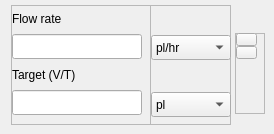
          <widget class="QWidget" name="Param2">
           <attribute name="title">
            <string>Param2</string>
           </attribute>
           <widget class="QFrame" name="frame_9">
            <property name="geometry">
             <rect>
              <x>11</x>
              <y>5</y>
              <width>140</width>
              <height>120</height>
             </rect>
            </property>
            <property name="minimumSize">
             <size>
              <width>140</width>
              <height>120</height>
             </size>
            </property>
            <property name="maximumSize">
             <size>
              <width>140</width>
              <height>120</height>
             </size>
            </property>
            <property name="frameShape">
             <enum>QFrame::StyledPanel</enum>
            </property>
            <property name="frameShadow">
             <enum>QFrame::Raised</enum>
            </property>
            <widget class="QLabel" name="label_11">
             <property name="geometry">
              <rect>
               <x>1</x>
               <y>57</y>
               <width>83</width>
               <height>25</height>
              </rect>
             </property>
             <property name="minimumSize">
              <size>
               <width>0</width>
               <height>25</height>
              </size>
             </property>
             <property name="maximumSize">
              <size>
               <width>16777215</width>
               <height>25</height>
              </size>
             </property>
             <property name="text">
              <string>Target (V/T)</string>
             </property>
            </widget>
            <widget class="QLabel" name="label_10">
             <property name="geometry">
              <rect>
               <x>1</x>
               <y>1</y>
               <width>67</width>
               <height>25</height>
              </rect>
             </property>
             <property name="minimumSize">
              <size>
               <width>0</width>
               <height>25</height>
              </size>
             </property>
             <property name="maximumSize">
              <size>
               <width>16777215</width>
               <height>25</height>
              </size>
             </property>
             <property name="text">
              <string>Flow rate</string>
             </property>
            </widget>
            <widget class="QLineEdit" name="param_target_2">
             <property name="geometry">
              <rect>
               <x>1</x>
               <y>85</y>
               <width>130</width>
               <height>25</height>
              </rect>
             </property>
             <property name="minimumSize">
              <size>
               <width>0</width>
               <height>25</height>
              </size>
             </property>
             <property name="maximumSize">
              <size>
               <width>130</width>
               <height>25</height>
              </size>
             </property>
            </widget>
            <widget class="QLineEdit" name="param_flowRate_2">
             <property name="geometry">
              <rect>
               <x>1</x>
               <y>29</y>
               <width>130</width>
               <height>25</height>
              </rect>
             </property>
             <property name="minimumSize">
              <size>
               <width>0</width>
               <height>25</height>
              </size>
             </property>
             <property name="maximumSize">
              <size>
               <width>130</width>
               <height>25</height>
              </size>
             </property>
            </widget>
           </widget>
           <widget class="QFrame" name="frame_4">
            <property name="geometry">
             <rect>
              <x>235</x>
              <y>33</y>
              <width>30</width>
              <height>81</height>
             </rect>
            </property>
            <property name="minimumSize">
             <size>
              <width>20</width>
              <height>0</height>
             </size>
            </property>
            <property name="maximumSize">
             <size>
              <width>30</width>
              <height>16777215</height>
             </size>
            </property>
            <property name="frameShape">
             <enum>QFrame::StyledPanel</enum>
            </property>
            <property name="frameShadow">
             <enum>QFrame::Raised</enum>
            </property>
            <widget class="QPushButton" name="flow_upper_button_2">
             <property name="geometry">
              <rect>
               <x>1</x>
               <y>0</y>
               <width>21</width>
               <height>13</height>
              </rect>
             </property>
             <property name="minimumSize">
              <size>
               <width>0</width>
               <height>13</height>
              </size>
             </property>
             <property name="maximumSize">
              <size>
               <width>30</width>
               <height>13</height>
              </size>
             </property>
             <property name="text">
              <string/>
             </property>
             <property name="icon">
              <iconset>
               <activeon>:/limit_button/upper_limit_icon.png</activeon>
              </iconset>
             </property>
             <property name="iconSize">
              <size>
               <width>12</width>
               <height>20</height>
              </size>
             </property>
            </widget>
            <widget class="QPushButton" name="flow_lower_button_2">
             <property name="geometry">
              <rect>
               <x>1</x>
               <y>13</y>
               <width>21</width>
               <height>13</height>
              </rect>
             </property>
             <property name="minimumSize">
              <size>
               <width>0</width>
               <height>13</height>
              </size>
             </property>
             <property name="maximumSize">
              <size>
               <width>30</width>
               <height>13</height>
              </size>
             </property>
             <property name="sizeIncrement">
              <size>
               <width>0</width>
               <height>0</height>
              </size>
             </property>
             <property name="text">
              <string/>
             </property>
             <property name="icon">
              <iconset>
               <activeon>:/limit_button/lower_limit_icon.png</activeon>
              </iconset>
             </property>
             <property name="iconSize">
              <size>
               <width>12</width>
               <height>20</height>
              </size>
             </property>
            </widget>
           </widget>
           <widget class="QFrame" name="frame_8">
            <property name="geometry">
             <rect>
              <x>150</x>
              <y>5</y>
              <width>81</width>
              <height>120</height>
             </rect>
            </property>
            <property name="minimumSize">
             <size>
              <width>80</width>
              <height>120</height>
             </size>
            </property>
            <property name="maximumSize">
             <size>
              <width>120</width>
              <height>120</height>
             </size>
            </property>
            <property name="frameShape">
             <enum>QFrame::StyledPanel</enum>
            </property>
            <property name="frameShadow">
             <enum>QFrame::Raised</enum>
            </property>
            <layout class="QGridLayout" name="gridLayout_2">
             <property name="leftMargin">
              <number>0</number>
             </property>
             <property name="topMargin">
              <number>0</number>
             </property>
             <property name="rightMargin">
              <number>0</number>
             </property>
             <property name="verticalSpacing">
              <number>5</number>
             </property>
             <item row="0" column="0">
              <widget class="QLabel" name="label_8">
               <property name="minimumSize">
                <size>
                 <width>0</width>
                 <height>25</height>
                </size>
               </property>
               <property name="maximumSize">
                <size>
                 <width>20</width>
                 <height>25</height>
                </size>
               </property>
               <property name="text">
                <string/>
               </property>
              </widget>
             </item>
             <item row="1" column="0">
              <widget class="QComboBox" name="comboBox_unit_frate_2">
               <property name="minimumSize">
                <size>
                 <width>80</width>
                 <height>25</height>
                </size>
               </property>
               <property name="maximumSize">
                <size>
                 <width>80</width>
                 <height>25</height>
                </size>
               </property>
               <item>
                <property name="text">
                 <string>pl/hr</string>
                </property>
               </item>
               <item>
                <property name="text">
                 <string>nl/hr</string>
                </property>
               </item>
               <item>
                <property name="text">
                 <string>ul/hr</string>
                </property>
               </item>
               <item>
                <property name="text">
                 <string>ml/hr</string>
                </property>
               </item>
               <item>
                <property name="text">
                 <string>pl/min</string>
                </property>
               </item>
               <item>
                <property name="text">
                 <string>nl/min</string>
                </property>
               </item>
               <item>
                <property name="text">
                 <string>ul/min</string>
                </property>
               </item>
               <item>
                <property name="text">
                 <string>ml/min</string>
                </property>
               </item>
               <item>
                <property name="text">
                 <string>pl/s</string>
                </property>
               </item>
               <item>
                <property name="text">
                 <string>nl/s</string>
                </property>
               </item>
               <item>
                <property name="text">
                 <string>ul/s</string>
                </property>
               </item>
               <item>
                <property name="text">
                 <string>ml/s</string>
                </property>
               </item>
              </widget>
             </item>
             <item row="4" column="0">
              <widget class="QComboBox" name="comboBox_unit_target_2">
               <property name="minimumSize">
                <size>
                 <width>80</width>
                 <height>25</height>
                </size>
               </property>
               <property name="maximumSize">
                <size>
                 <width>80</width>
                 <height>25</height>
                </size>
               </property>
               <item>
                <property name="text">
                 <string>pl</string>
                </property>
               </item>
               <item>
                <property name="text">
                 <string>nl</string>
                </property>
               </item>
               <item>
                <property name="text">
                 <string>ul</string>
                </property>
               </item>
               <item>
                <property name="text">
                 <string>ml</string>
                </property>
               </item>
               <item>
                <property name="text">
                 <string>Secs</string>
                </property>
               </item>
               <item>
                <property name="text">
                 <string>h:m:s</string>
                </property>
               </item>
              </widget>
             </item>
             <item row="2" column="0">
              <widget class="QLabel" name="label_9">
               <property name="minimumSize">
                <size>
                 <width>0</width>
                 <height>25</height>
                </size>
               </property>
               <property name="maximumSize">
                <size>
                 <width>20</width>
                 <height>25</height>
                </size>
               </property>
               <property name="text">
                <string/>
               </property>
              </widget>
             </item>
            </layout>
           </widget>
          </widget>
